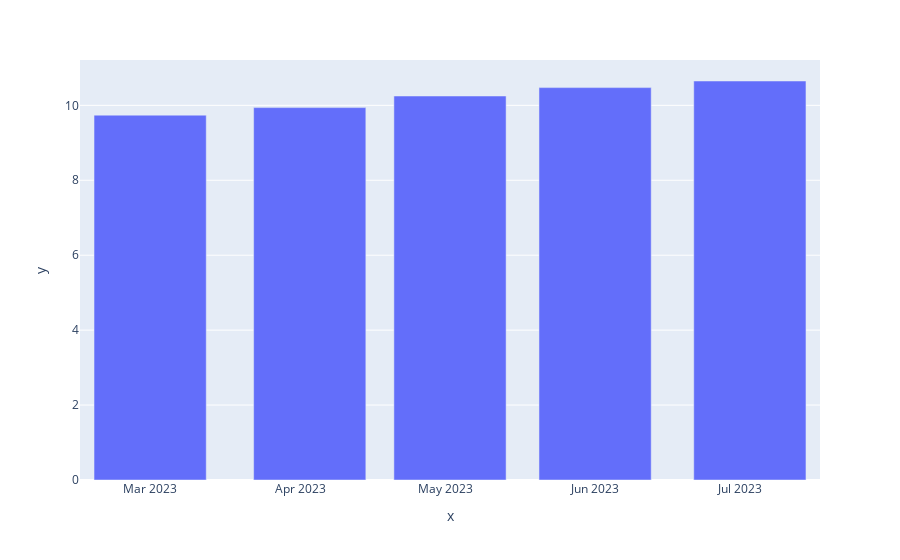

Source (notebook cell):
### Code cell
dividends_df = history_df[history_df.Dividends != 0]
px.bar(history_df, x=dividends_df.index, y=dividends_df.Close)

### Figure 1 — Plotly figure (JSON) as saved in the notebook; plotly's stock layout.template omitted (floating-point values rounded to 4 significant figures)
{"data": [{"alignmentgroup": "True", "hovertemplate": "x=%{x}<br>y=%{y}<extra></extra>", "legendgroup": "", "marker": {"color": "#636efa", "pattern": {"shape": ""}}, "name": "", "offsetgroup": "", "orientation": "v", "showlegend": false, "textposition": "auto", "type": "bar", "x": ["2023-03-01T00:00:00-03:00", "2023-04-03T00:00:00-03:00", "2023-05-02T00:00:00-03:00", "2023-06-01T00:00:00-03:00", "2023-07-03T00:00:00-03:00"], "xaxis": "x", "y": [9.739, 9.939, 10.25, 10.47, 10.65], "yaxis": "y"}], "layout": {"barmode": "relative", "legend": {"tracegroupgap": 0}, "margin": {"t": 60}, "xaxis": {"anchor": "y", "domain": [0, 1], "title": {"text": "x"}}, "yaxis": {"anchor": "x", "domain": [0, 1], "title": {"text": "y"}}}}
